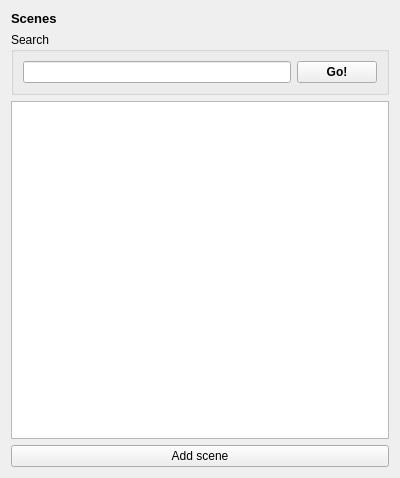
<?xml version="1.0" encoding="UTF-8"?>
<ui version="4.0">
 <class>SceneViewDockWidget</class>
 <widget class="QWidget" name="SceneViewDockWidget">
  <property name="geometry">
   <rect>
    <x>0</x>
    <y>0</y>
    <width>400</width>
    <height>478</height>
   </rect>
  </property>
  <property name="windowTitle">
   <string>Form</string>
  </property>
  <layout class="QGridLayout" name="gridLayout">
   <item row="0" column="0">
    <widget class="QLabel" name="label_dockTitle">
     <property name="font">
      <font>
       <family>Segoe UI</family>
       <pointsize>10</pointsize>
       <weight>75</weight>
       <bold>true</bold>
      </font>
     </property>
     <property name="text">
      <string>Scenes</string>
     </property>
    </widget>
   </item>
   <item row="1" column="0">
    <widget class="QGroupBox" name="header_search">
     <property name="font">
      <font>
       <family>Segoe UI</family>
       <weight>50</weight>
       <bold>false</bold>
      </font>
     </property>
     <property name="title">
      <string>Search</string>
     </property>
     <layout class="QHBoxLayout" name="horizontalLayout">
      <item>
       <widget class="QLineEdit" name="lineedit_searchterm">
        <property name="sizePolicy">
         <sizepolicy hsizetype="Expanding" vsizetype="Fixed">
          <horstretch>0</horstretch>
          <verstretch>0</verstretch>
         </sizepolicy>
        </property>
       </widget>
      </item>
      <item>
       <widget class="QPushButton" name="button_search">
        <property name="sizePolicy">
         <sizepolicy hsizetype="Fixed" vsizetype="Fixed">
          <horstretch>0</horstretch>
          <verstretch>0</verstretch>
         </sizepolicy>
        </property>
        <property name="font">
         <font>
          <weight>75</weight>
          <bold>true</bold>
         </font>
        </property>
        <property name="text">
         <string>Go!</string>
        </property>
       </widget>
      </item>
     </layout>
    </widget>
   </item>
   <item row="2" column="0">
    <widget class="QListWidget" name="listwidget_sceneList"/>
   </item>
   <item row="3" column="0">
    <widget class="QPushButton" name="button_addScene">
     <property name="font">
      <font>
       <family>Segoe UI</family>
      </font>
     </property>
     <property name="text">
      <string>Add scene</string>
     </property>
    </widget>
   </item>
  </layout>
 </widget>
 <resources/>
 <connections/>
</ui>
